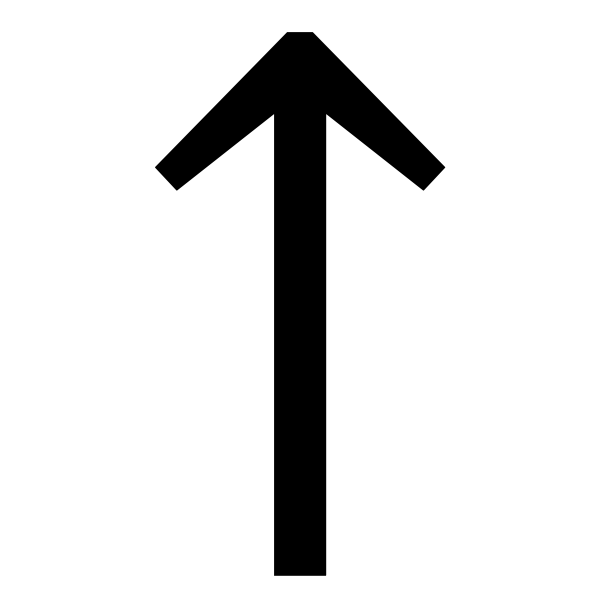
#> input picture naiveBFS/up.png, 600 x 600 px
$ python naiveBFS.py
#> lines starting #> are read from the running program, lines starting #| are printed output that depends on the picture
import tkinter
import time
from enum import Enum
from collections import deque
from PIL import Image, ImageTk

# Status of path searching.
class Status(Enum):
    START = 1
    END = 2
    EMPTY = 3
    WALL = 4
    VISITED = 5
    PATH = 6

# GUI Concole.
class Console:

    # @param title: str
    # @param size: Tuple(int, int)
    def __init__(self, title, windowSize):

        # initialize window
        self.window = tkinter.Tk()
        self.window.title = title
        self.window.geometry(f'{windowSize[0]}x{windowSize[1]}')

        # initialize canvas
        self.canvas = tkinter.Canvas(self.window)
        self.canvas.configure(bg = "black")
        self.canvas.pack(fill = "both", expand = True)

        # members
        self.windowSize = windowSize
        self.running = True
        self.images = []

    # Draw the board on canvas.
    # @param board: List[List[Status]]
    def drawBoard(self, board):
        self.canvas.delete("all")
        m, n = len(board), len(board[0])
        width, height = self.windowSize[0] // n, self.windowSize[1] // m
        for row in range(m):
            for col in range(n):
                row0, col0 = row * height, col * width
                color = self.getColor(board[row][col])
                self.canvas.create_rectangle(col0, row0, col0 + width, row0 + height, fill = color, outline="white")

    # Draw path over the existing board.
    # @param board: List[List[Status]]
    # @param path: Tuple(Tuple(int, int), PhotoImage)
    def drawPath(self, board, path):
        m, n = len(board), len(board[0])
        width, height = self.windowSize[0] // n, self.windowSize[1] // m
        for coordinate, image in path:
            row0, col0 = coordinate[0] * height, coordinate[1] * width
            if image == "up":
                self.images.append(upArrow.getImage((width, height)))
            elif image == "down":
                self.images.append(downArrow.getImage((width, height)))
            elif image == "left":
                self.images.append(leftArrow.getImage((width, height)))
            elif image == "right":
                self.images.append(rightArrow.getImage((width, height)))
            self.canvas.create_image(col0, row0, image = self.images[-1], anchor = "nw")

    # Exit GUI.
    def exit(self):
        self.running = False
        print("Window cloased")

    # @param value: int
    # @return str
    def getColor(self, value):
        if value == Status.START:
            return "darkblue"
        elif value == Status.END:
            return "darkred"
        elif value == Status.EMPTY:
            return "gray"
        elif value == Status.WALL:
            return "black"
        elif value == Status.VISITED:
            return "orange"
        elif value == Status.PATH:
            return "green"

# Graph Utility.
class Graph:

    # @param console: Console
    # @param window: tkinter.Tk
    def __init__(self, console, window):
        self.console = console
        self.window = window

    # Update the board and then update the window to reflect the change.
    # @param board: List[List[STATUS]]
    def updateGUI(self, board):
        self.console.drawBoard(board)
        self.window.update()

    # Draw the path adn then update the window to reflect the change.
    def drawPath(self, board, path):
        self.console.drawPath(board, path)
        self.window.update()

    # Find shortest path w/ BFS from start to end.
    # @param board: List[List[Status]]
    # @param start: Tuple(int, int)
    # @param end: Tuple(int, int)
    def findShortestPath(self, board, start, end):

        # initialize
        queue = deque()
        queue.append(start)
        predecessor = {}
        predecessor[start] = -1

        # BFS
        while queue and self.console.running:

            # visit
            node = queue.popleft()
            if node == end:
                self.updateBoardWithPath(board, predecessor, node)
                self.updateGUI(board)
                self.drawPath(board, self.derivePath(predecessor, node))
                return True

            # mark as visited
            if node != start:
                board[node[0]][node[1]] = Status.VISITED

            # update GUI
            self.updateGUI(board)

            # explore neighbors
            for neighbor in self.findNeighbors(board, node):
                if neighbor not in predecessor:
                    predecessor[neighbor] = node
                    queue.append(neighbor)

        return False

    # Find neighbors of the node.
    # @param board: List[List[Status]]
    # @param node: Tuple(int, int)
    # @return List[Tuple(int, int)]
    def findNeighbors(self, board, node):

        # initialize
        i, j = node[0], node[1]
        neighbors = []

        # find neighbors
        for x, y in [(i + 1, j), (i - 1, j), (i, j + 1), (i, j - 1)]:
            if 0 <= x < len(board) and 0 <= y < len(board[0]):
                if board[x][y] != Status.WALL:
                    neighbors.append((x, y))

        return neighbors

    # Draw the shortest path on the board.
    # @param board: List[List[Status]]
    # @param predecessor: dict({ Tuple(int, int): Tuple(int, int) })
    # @param node: Tuple(int, int)
    # @return List[List[Status]]
    def updateBoardWithPath(self, board, predecessor, node):

        # move one step (to keep the mark of end node)
        node = predecessor[node]

        # mark the path
        while predecessor[node] != -1:
            board[node[0]][node[1]] = Status.PATH
            node = predecessor[node]

        return board

    # Derive the path with direction.
    #   - path derived from predecessor which is derived by `findShortestPath()`
    # @param predecessor: dict({ Tuple(int, int): Tuple(int, int) })
    # @param node: Tuple(int, int)
    # @return List[Tuple(Tuple(int, int), str)]
    def derivePath(self, predecessor, node):

        # initialize
        path = []
        direction = self.deriveDirection(predecessor[node], node)
        node = predecessor[node]

        while predecessor[node] != -1:

            # current node
            path.append((node, direction))

            # previous node
            direction = self.deriveDirection(predecessor[node], node)
            node = predecessor[node]

        return path

    # Derive the direction from start node to end node.
    # @param start: Tuple(int, int)
    # @param end: Tuple(int, int)
    # @return List[Tuple(Tuple(int, int), str)]
    def deriveDirection(self, start, end):
        if start[0] + 1 == end[0]:
            return "down"
        elif start[0] - 1 == end[0]:
            return "up"
        elif start[1] + 1 == end[1]:
            return "right"
        elif start[1] - 1 == end[1]:
            return "left"
        else:
            raise Exception("Invalid input: start and end should be neighbors to each other")

# Image utility class.
class ImageUtil:

    # @param filePath: str
    def __init__(self, filePath):
        self.image = Image.open(filePath)

    # @param size: Tuple(int, int)
    # @return
    def getImage(self, size):
        self.image = self.image.resize(size)
        return ImageTk.PhotoImage(self.image)

if __name__ == '__main__':

    # Initialize console
    console = Console("2D Grid", (800, 800))

    # Initialize board
    board = [[Status.EMPTY] * 20 for _ in range(20)]
    start, end = (2, 2), (17, 11)
    board[start[0]][start[1]] = Status.START
    board[end[0]][end[1]] = Status.END

    # Draw walls
    count = 0
    for i in range(4, 15, 2):
        for j in range(count, 15 + count, 1):
            board[i][j] = Status.WALL
        count += 1
    for i in range(16, 20):
        board[i][9] = Status.WALL
    for j in range(10, 12):
        board[16][j] = Status.WALL
    for i in range(16, 19):
        board[i][12] = Status.WALL


    # Initialize image
    upArrow = ImageUtil("up.png")
#> in __init__, self.image is the input picture: PIL image 600x600 RGBA; mean R, G, B, A 226.5, 226.5, 226.5, 255
    downArrow = ImageUtil("down.png")
#> call 2 of __init__, with filePath = 'down.png'
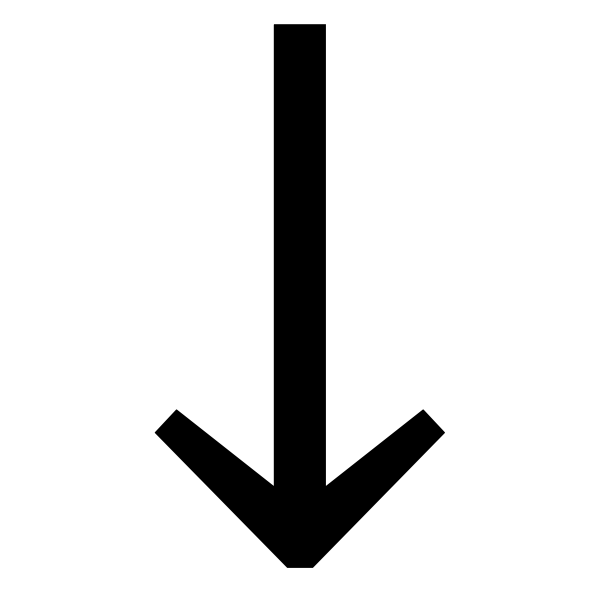
#> input picture naiveBFS/down.png, 600 x 600 px
#> in __init__, self.image is the input picture: PIL image 600x600 RGBA; mean R, G, B, A 226.5, 226.5, 226.5, 255
    leftArrow = ImageUtil("left.png")
#> call 3 of __init__, with filePath = 'left.png'
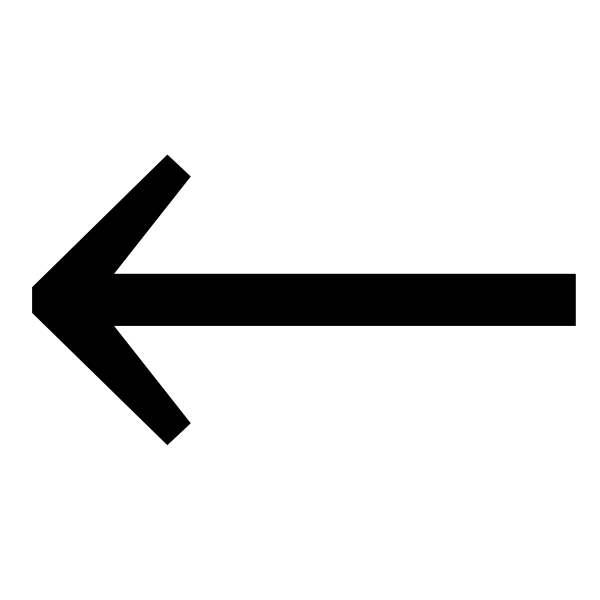
#> input picture naiveBFS/left.png, 600 x 600 px
#> in __init__, self.image is the input picture: PIL image 600x600 RGBA; mean R, G, B, A 226.5, 226.5, 226.5, 255
    rightArrow = ImageUtil("right.png")
#> call 4 of __init__, with filePath = 'right.png'
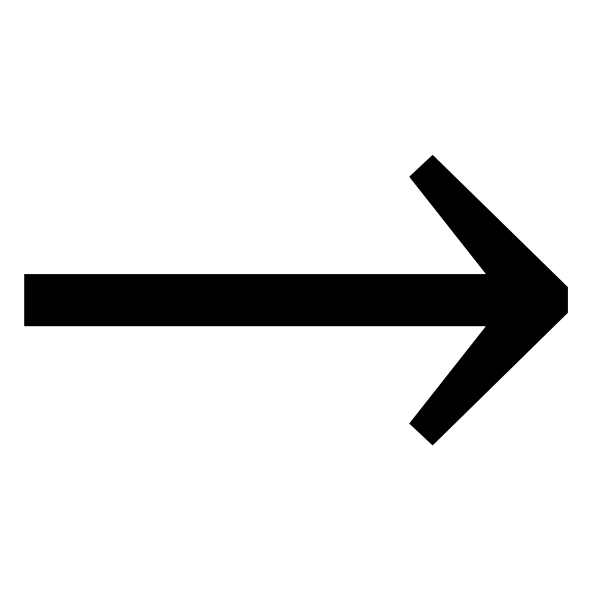
#> input picture naiveBFS/right.png, 600 x 600 px
#> in __init__, self.image is the input picture: PIL image 600x600 RGBA; mean R, G, B, A 226.5, 226.5, 226.5, 255

    # Set window
    window = console.window
    window.protocol("WM_DELETE_WINDOW", console.exit)

    # Start the animation
    graph = Graph(console, window)
    graph.findShortestPath(board, start, end)

    # Animation finishes
#> (the run stopped early here; a loop or call above may not have finished)
